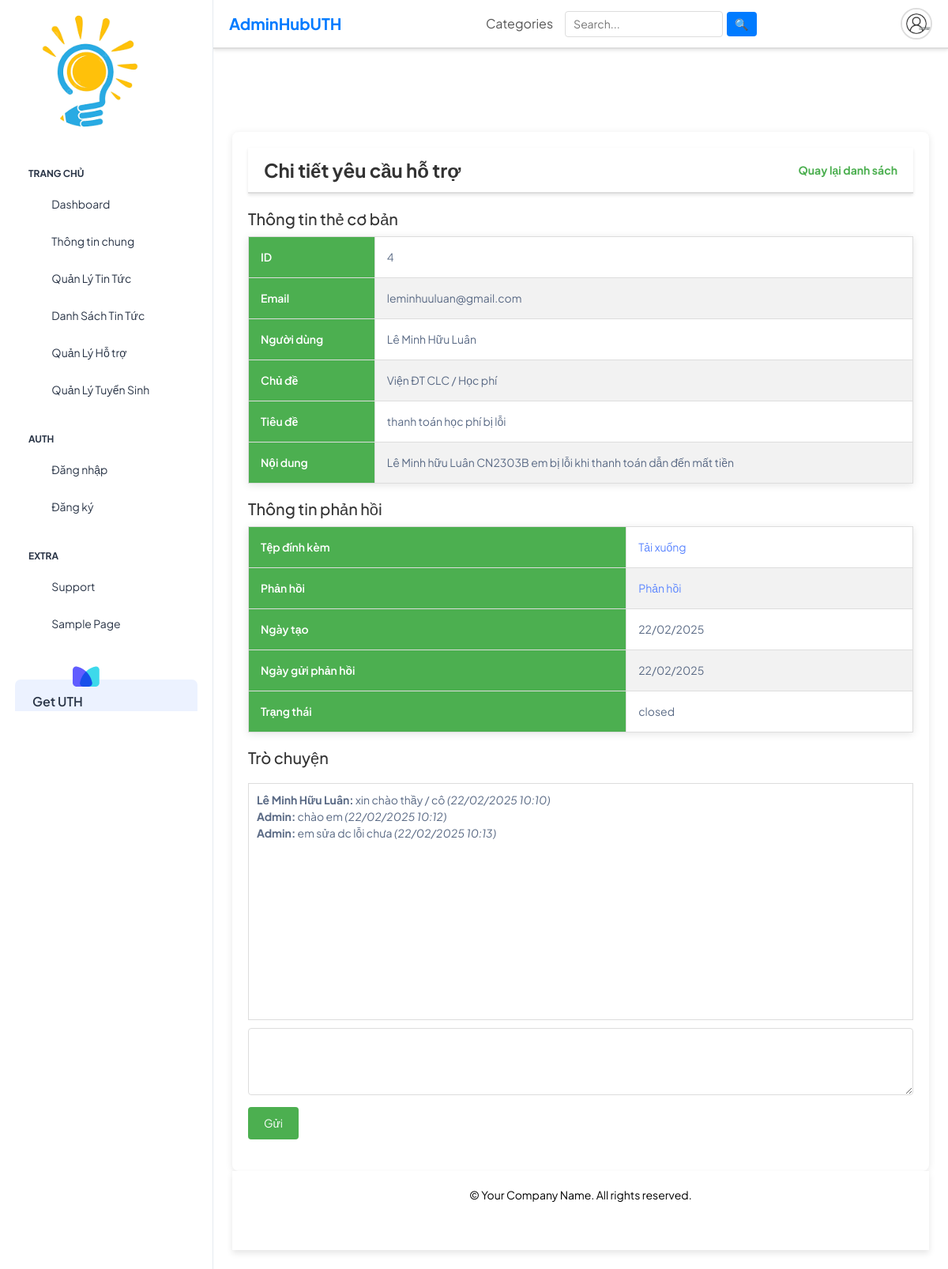
Screenshot of /support/request/4/ with the database file from the repository.
### app/models.py (models this page shows, shortened)
class SupportRequest(models.Model):
    email = models.EmailField(max_length=120)
    user = models.CharField(max_length=80)
    topic = models.CharField(max_length=120)
    request_title = models.CharField(max_length=200)
    request_content = models.TextField()
    attachment = models.FileField(upload_to='uploads/', null=True, blank=True)
    response = models.TextField(null=True, blank=True)
    created_at = models.DateTimeField(auto_now_add=True)  # Thêm trường created_at
    response_date = models.DateTimeField(null=True, blank=True)  # Thêm trường response_date
    STATUS_CHOICES = [
        ('open', 'Open'),
        ('closed', 'Closed'),
    ]
    status = models.CharField(max_length=10, choices=STATUS_CHOICES, default='open')  # Thêm trường status

class ChatMessage(models.Model):
    support_request = models.ForeignKey(SupportRequest, related_name='messages', on_delete=models.CASCADE)
    sender = models.CharField(max_length=80)
    message = models.TextField()
    timestamp = models.DateTimeField(auto_now_add=True)

### app/views.py (the view)
# urls.py: path('support/request/<int:request_id>/', views.view_details, name='view_details'),
def view_details(request, request_id):
    support_request = get_object_or_404(SupportRequest, id=request_id)
    return render(request, 'app/support/view_details.html', {'request': support_request})

### app/templates/app/support/view_details.html (shortened to what this page needs)
{% extends "app/home_dashboard.html" %} {% block content %} {% load static %}
<div class="content">
  <div class="header">
    <div class="title">Chi tiết yêu cầu hỗ trợ</div>
    <div class="actions">
      <a href="{% url 'admin_support_requests' %}">Quay lại danh sách</a>
    </div>
  </div>
  <div class="section">
    <h2>Thông tin thẻ cơ bản</h2>
    <table class="detail-table">
      <tbody>
        <tr>
          <th>ID</th>
          <td>{{ request.id }}</td>
        </tr>
        <tr>
          <th>Email</th>
          <td>{{ request.email }}</td>
        </tr>
        <tr>
          <th>Người dùng</th>
          <td>{{ request.user }}</td>
        </tr>
        <tr>
          <th>Chủ đề</th>
          <td>{{ request.topic }}</td>
        </tr>
        <tr>
          <th>Tiêu đề</th>
          <td>{{ request.request_title }}</td>
        </tr>
        <tr>
          <th>Nội dung</th>
          <td>{{ request.request_content }}</td>
        </tr>
      </tbody>
    </table>
  </div>
  <div class="section">
    <h2>Thông tin phản hồi</h2>
    <table class="detail-table">
      <tbody>
        <tr>
          <th>Tệp đính kèm</th>
          <td>
            {% if request.attachment %}
            <a href="{% static 'uploads/' %}{{ request.attachment }}"
              >Tải xuống</a
            >
            {% else %} Không có {% endif %}
          </td>
        </tr>
        <tr>
          <th>Phản hồi</th>
          <td><a href="{% url 'respond' request.id %}">Phản hồi</a></td>
        </tr>
        <tr>
          <th>Ngày tạo</th>
          <td>{{ request.created_at|date:"d/m/Y" }}</td>
        </tr>
        <tr>
          <th>Ngày gửi phản hồi</th>
          <td>{{ request.response_date|date:"d/m/Y" }}</td>
        </tr>
        <tr>
          <th>Trạng thái</th>
          <td>{{ request.status }}</td>
        </tr>
      </tbody>
    </table>
  </div>
  <div class="section">
    <h2>Trò chuyện</h2>
    <div class="chat-container">
      <div class="chat-messages">
        {% for message in request.messages.all %}
        <div>
          <strong>{{ message.sender }}:</strong> {{ message.message }}
          <em>({{ message.timestamp|date:"d/m/Y H:i" }})</em>
        </div>
        {% endfor %}
      </div>
      <div class="form-container">
        <form method="POST" action="{% url 'send_message' request.id %}">
          <textarea name="message" rows="3"></textarea>
          <button type="submit">Gửi</button>
        </form>
      </div>
    </div>
  </div>
</div>
{% endblock %}

### app/templates/app/home_dashboard.html (style rules this page uses)
.header { display: flex; justify-content: space-between; align-items: center; background-color: #fff; box-shadow: 0 2px 4px rgba(0, 0, 0, 0.1); padding: 10px 20px; }

### app/templates/app/support/view_details.html (style rules this page uses)
.content { max-width: 1200px; margin: 0 auto; padding: 20px; background-color: #fff; border-radius: 8px; box-shadow: 0 2px 10px rgba(0, 0, 0, 0.1); }
.header { display: flex; justify-content: space-between; align-items: center; margin-bottom: 20px; padding-bottom: 10px; border-bottom: 2px solid #ddd; }
.header .title { font-size: 24px; font-weight: bold; color: #333; }
.header .actions { display: flex; gap: 10px; }
.header .actions a { text-decoration: none; color: #4caf50; font-weight: bold; }
.section { margin-bottom: 20px; }
.section h2 { font-size: 20px; margin-bottom: 10px; color: #333; text-align: left; }
.detail-table { width: 100%; border-collapse: collapse; background-color: white; box-shadow: 0 2px 10px rgba(0, 0, 0, 0.1); }
.detail-table th, .detail-table td { padding: 15px; text-align: left; border: 1px solid #ddd; }
.detail-table th { background-color: #4caf50; color: white; }
.detail-table tr:nth-child(even) { background-color: #f2f2f2; }
.chat-container { width: 100%; margin: 20px auto; }
.chat-messages { border: 1px solid #ddd; padding: 10px; height: 300px; overflow-y: scroll; }
.form-container { margin-top: 10px; }
.form-container textarea { width: 100%; padding: 10px; border: 1px solid #ddd; border-radius: 4px; resize: vertical; }
.form-container button { margin-top: 10px; padding: 10px 20px; background-color: #4caf50; color: white; border: none; border-radius: 4px; cursor: pointer; }

### rows the page displays
SupportRequest: id "4", email "leminhuuluan@gmail.com", user "Lê Minh Hữu Luân", topic "Viện ĐT CLC / Học phí", request_title "thanh toán học phí bị lỗi", request_content "Lê Minh hữu Luân CN2303B em bị lỗi khi thanh toán dẫn đến mất tiền", created_at "22/02/2025", response_date "22/02/2025", status "closed"
ChatMessage: sender "Lê Minh Hữu Luân", message "xin chào thầy / cô", timestamp "22/02/2025 10:10"
ChatMessage: sender "Admin", message "chào em", timestamp "22/02/2025 10:12"
ChatMessage: sender "Admin", message "em sửa dc lỗi chưa", timestamp "22/02/2025 10:13"
